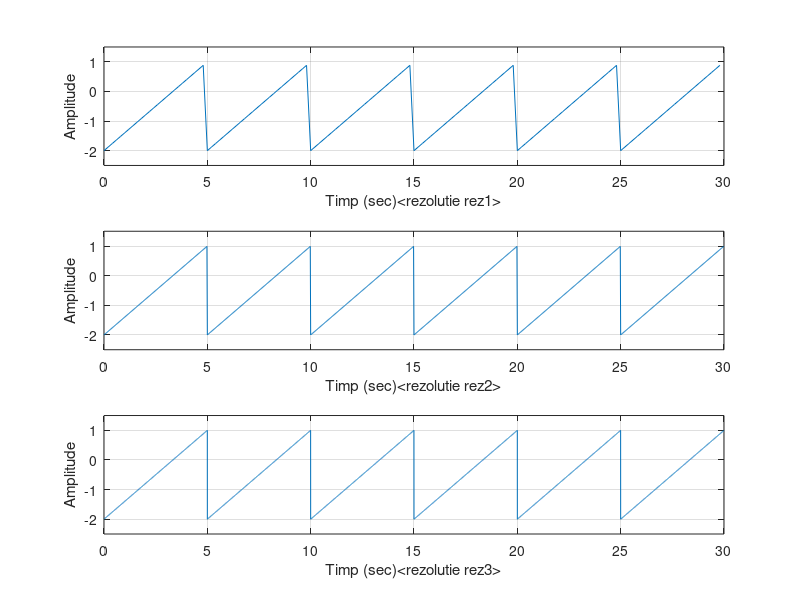

Write MATLAB code to recreate this figure.


T=30;                   
T0= 5 ;                 
rez1 = 0.2 ;           
rez2 = 0.02;            
rez3 = 0.002  ;         
F0=1/T0;               



N1= round(T/rez1);  
t1=rez1*(0:N1-1);    
                 
                 
semnal1 =-0.5 + 1.5*sawtooth(2*pi*F0*t1,1);
subplot(3,1,1),plot(t1,semnal1),grid, ylim([-1.5 2]),xlabel('Timp (sec)<rezolutie rez1>') ,ylabel('Amplitude'), ylim([-2.5 1.5])




N2= round(T/rez2);  
t2=rez2*(0:N2-1);    
                 
semnal2 =-0.5 + 1.5*sawtooth(2*pi*F0*t2,1); 
subplot(3,1,2), plot(t2,semnal2),grid, ylim([-1.5 2]),xlabel('Timp (sec)<rezolutie rez2>') ,ylabel('Amplitude'), ylim([-2.5 1.5])




N3= round(T/rez3);  
t3=rez3*(0:N3-1);     

semnal3 =-0.5 + 1.5*sawtooth(2*pi*F0*t3,1);
subplot(3,1,3), plot(t3,semnal3),grid, ylim([-1.5 2]),xlabel('Timp (sec)<rezolutie rez3>') ,ylabel('Amplitude'), ylim([-2.5 1.5])